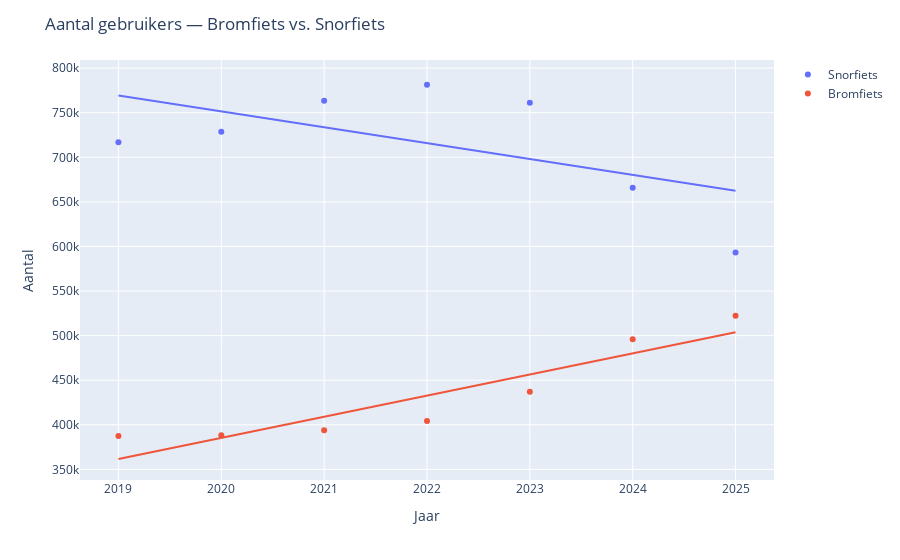

This figure's notebook cell:
### Code cell
df = df_origineel.rename(columns={
    "Year": "Year",
    "Snorfiets": "Snorfiets",
    "Bromfiets": "Bromfiets"
})[["Year", "Snorfiets", "Bromfiets"]]

long = df.melt(id_vars="Year",
                value_vars=["Snorfiets", "Bromfiets"],
                var_name="Serie", value_name="Aantal")


fig = px.scatter(
    long, x="Year", y="Aantal", color="Serie", trendline = "ols",
    labels={"Year": "Jaar", "Aantal": "Aantal", "Serie": ""},
)
fig.update_traces(hovertemplate="Jaar %{x}<br> Aantal %{y:.0f}")
fig.update_layout(title="Aantal gebruikers — Bromfiets vs. Snorfiets", xaxis=dict(dtick=1))
fig.show()

### Figure 1 — Plotly figure (JSON) as saved in the notebook; plotly's stock layout.template omitted (floating-point values rounded to 4 significant figures)
{"data": [{"hovertemplate": "Jaar %{x}<br> Aantal %{y:.0f}", "legendgroup": "Snorfiets", "marker": {"color": "#636efa", "symbol": "circle"}, "mode": "markers", "name": "Snorfiets", "orientation": "v", "showlegend": true, "type": "scatter", "x": [2019, 2020, 2021, 2022, 2023, 2024, 2025], "xaxis": "x", "y": [716917, 728644, 763342, 781353, 761219, 665809, 593364], "yaxis": "y"}, {"hovertemplate": "Jaar %{x}<br> Aantal %{y:.0f}", "legendgroup": "Snorfiets", "marker": {"color": "#636efa", "symbol": "circle"}, "mode": "lines", "name": "Snorfiets", "showlegend": false, "type": "scatter", "x": [2019, 2020, 2021, 2022, 2023, 2024, 2025], "xaxis": "x", "y": [769200.0, 751400.0, 733600.0, 715800.0, 698000.0, 680200.0, 662400.0], "yaxis": "y"}, {"hovertemplate": "Jaar %{x}<br> Aantal %{y:.0f}", "legendgroup": "Bromfiets", "marker": {"color": "#EF553B", "symbol": "circle"}, "mode": "markers", "name": "Bromfiets", "orientation": "v", "showlegend": true, "type": "scatter", "x": [2019, 2020, 2021, 2022, 2023, 2024, 2025], "xaxis": "x", "y": [387331, 388345, 393991, 404282, 436996, 496052, 522372], "yaxis": "y"}, {"hovertemplate": "Jaar %{x}<br> Aantal %{y:.0f}", "legendgroup": "Bromfiets", "marker": {"color": "#EF553B", "symbol": "circle"}, "mode": "lines", "name": "Bromfiets", "showlegend": false, "type": "scatter", "x": [2019, 2020, 2021, 2022, 2023, 2024, 2025], "xaxis": "x", "y": [361700.0, 385400.0, 409100.0, 432800.0, 456500.0, 480200.0, 503900.0], "yaxis": "y"}], "layout": {"legend": {"title": {"text": ""}, "tracegroupgap": 0}, "margin": {"t": 60}, "title": {"text": "Aantal gebruikers — Bromfiets vs. Snorfiets"}, "xaxis": {"anchor": "y", "domain": [0, 1], "dtick": 1, "title": {"text": "Jaar"}}, "yaxis": {"anchor": "x", "domain": [0, 1], "title": {"text": "Aantal"}}}}
